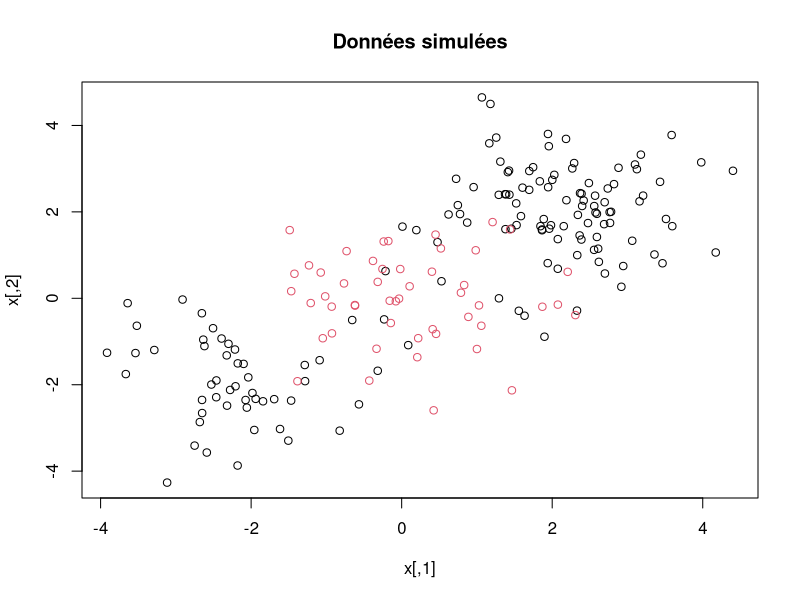

Source code (R): (Note: this script raises an error after producing the figure.)
library(e1071)


set.seed(1)
x <- matrix(rnorm(200 * 2), ncol = 2)
x[1:100, ] <- x[1:100, ] + 2
x[101:150, ] <- x[101:150, ] - 2
y <- c( rep(1, 150), rep(2, 50))
dat <- data.frame(x = x, y = as.factor(y))
plot(x, col = y, main = "Données simulées")



train <- sample(200,100)
svmfit_rad_01 <- svm(y~. , data = dat[train, ], kernel = "radial", 
              gamma = 1, cost = 1)
svmfit_rad_02 <- svm(y~. , data = dat[train, ], kernel = "radial", 
              gamma = 1, cost = 1e-05)
svmfit_lin <- svm(y~. , data = dat[train, ], kernel = "linear", scale = TRUE, 
                cost = 1)
svmfit_pol <- svm(y~. , data = dat[train, ], kernel = "polynomial", 
                scale = TRUE, degree =2, cost = 1)

summary(svmfit_01)
summary(svmfit_02)
# ---- Visualisation des modèles----
plot(svmfit_lin, dat[train, ], main = "SVM linéaire sur les données d'entraînement")
plot(svmfit_pol, dat[train, ], main = "SVM linéaire sur les données d'entraînement")
plot(svmfit_rad_01, dat[train, ], main = "SVM linéaire sur les données d'entraînement")

set.seed(1)
tune.out <- tune(svm, y~. , data = dat[train, ],
                kernel = "radial",
                ranges = list(
                  cost = c(0.1, 1, 10, 100, 1000), 
                  gamma = c(0.5, 1, 2, 3, 4))
                )
summary(tune.out)          

table(
  true = dat[-train, "y"],
  pred = predict(
    tune.out$best.model, newdata = dat[-train, ]
  )
    )

